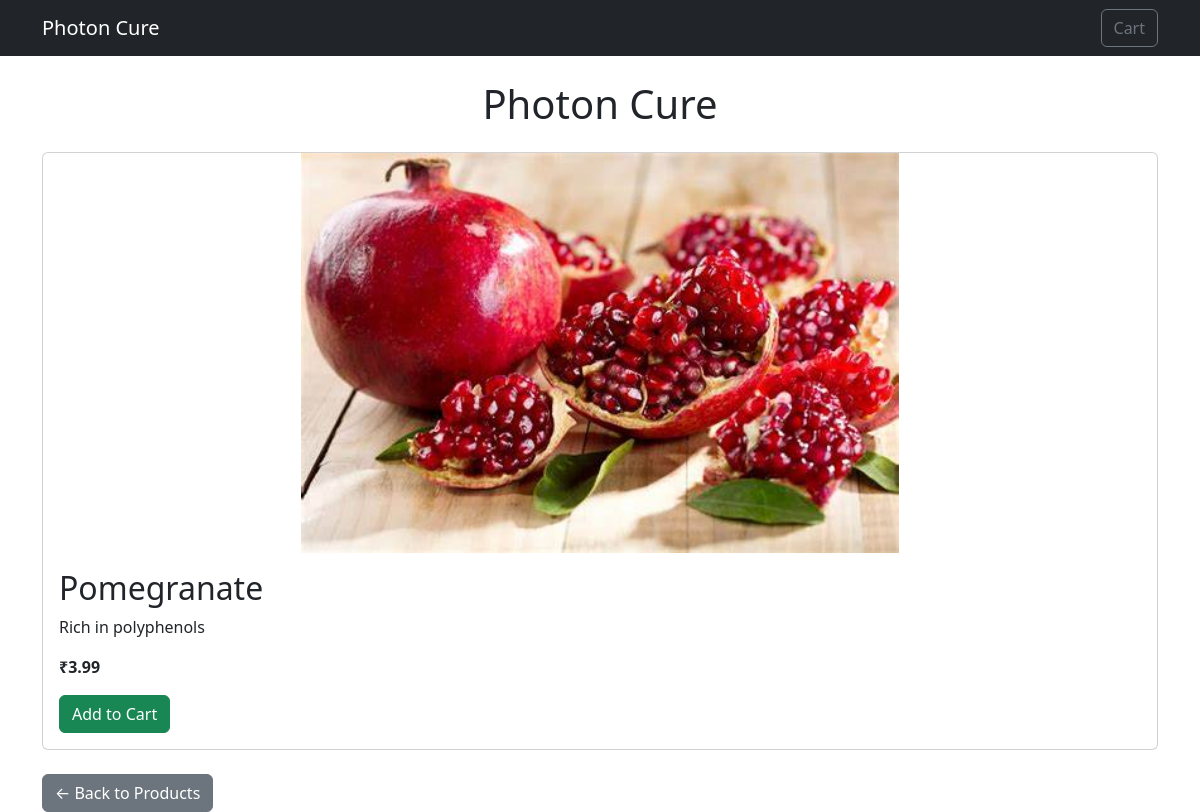
Page /product/3/ on the committed database.
### products/models.py (models this page shows, shortened)
class Product(models.Model):
    name = models.CharField(max_length=255)
    description = models.TextField()
    price = models.DecimalField(max_digits=10, decimal_places=2)
    image = models.ImageField(upload_to='products/')

### products/views.py (the view)
# urls.py: path('product/<int:product_id>/', views.product_detail, name='product_detail'),
def product_detail(request, product_id):
    product = get_object_or_404(Product, id=product_id)
    return render(request, 'product_detail.html', {'product': product})

### templates/product_detail.html (shortened to what this page needs)
{% extends "base.html" %}
{% block content %}
<div class="card mb-4">
    <img src="{{ product.image.url }}" class="card-img-top" style="max-height: 400px; object-fit: contain;" alt="{{ product.name }}">
    <div class="card-body">
        <h2 class="card-title">{{ product.name }}</h2>
        <p class="card-text">{{ product.description }}</p>
        <p class="card-text"><strong>₹{{ product.price }}</strong></p>
        <form action="{% url 'cart:cart_add' product.id %}" method="post" class="mt-3">
            <button type="submit" class="btn btn-success">Add to Cart</button>
        </form>
    </div>
</div>
<a href="{% url 'product_list' %}" class="btn btn-secondary">← Back to Products</a>
{% endblock content %}

### rows in the picture
Product: image (picture), name "Pomegranate", description "Rich in polyphenols", price "3.99"
